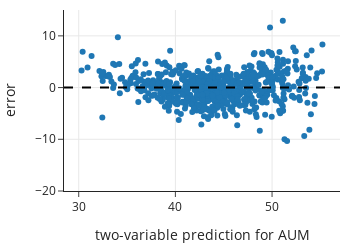

Notebook code for this chart:
### Markdown cell above
The SD of the residuals have been reduced by another 30%. Adding a second variable to the model seems worth the extra complexity. 

Let's again visually examine the residuals. We use the same scale on the y-axis to make it easier to compare this residual plot with the plot for the one-variable model:

### Code cell
fig = px.scatter(x=prediction_ct_sm, y=error_ct_sm,
           labels=dict(x='two-variable prediction for AUM', y='error'),
           width=350, height=250)

fig.add_hline(0, line_width=2, line_dash='dash', opacity=1)
fig.update_yaxes(range=[-20, 15])

fig.show()

### Figure 1 — Plotly figure (JSON) as saved in the notebook; plotly's stock layout.template omitted (floating-point values rounded to 4 significant figures; data arrays with more than 128 entries replaced by an {"elided": "..."} marker saying what was removed)
{"data": [{"hovertemplate": "two-variable prediction for AUM=%{x}<br>error=%{y}<extra></extra>", "legendgroup": "", "marker": {"color": "#1F77B4", "symbol": "circle"}, "mode": "markers", "name": "", "orientation": "v", "showlegend": false, "type": "scatter", "x": {"elided": "705 float values"}, "xaxis": "x", "y": {"elided": "705 float values"}, "yaxis": "y"}], "layout": {"height": 250, "legend": {"tracegroupgap": 0}, "shapes": [{"line": {"dash": "dash", "width": 2}, "opacity": 1, "type": "line", "x0": 0, "x1": 1, "xref": "x domain", "y0": 0, "y1": 0, "yref": "y"}], "width": 350, "xaxis": {"anchor": "y", "autorange": true, "domain": [0, 1], "range": [28.48, 57.03], "title": {"text": "two-variable prediction for AUM"}, "type": "linear"}, "yaxis": {"anchor": "x", "domain": [0, 1], "range": [-20, 15], "title": {"text": "error"}, "type": "linear"}}}
